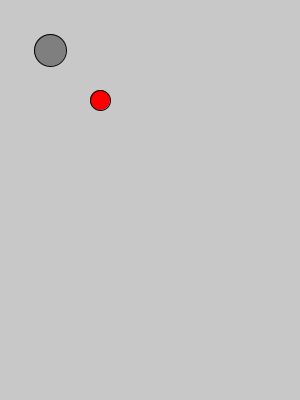
Frame 1 (no input)
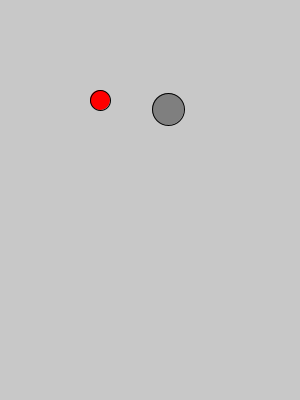
Frame 60 (the mouse pressed at the canvas centre just before this capture)
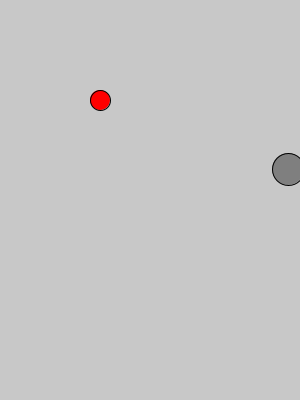
Frame 120 (the mouse held since frame 60 and released just before this capture)

The Processing sketch that drew these frames (run headless with seeded random() and noise(); from frame 60 on, the mouse is pressed at the canvas centre):

// Processing sketch: using_functions
// ── using_functions.pde
/* this is how to write a function
returnType name(args) {

}

"void" returntype does not return anything, they perform a task
*/

float x = 50;
float y = 50;
float xspeed = 2;
float yspeed = 1;


void setup() {
  size(300, 400);
}

void draw() {
  background(200);
  bouncing_ball();
  flower(100, 100);
}

void flower(int x, int y) {
  fill(255, 0, 0);
  ellipse(x, y, 20, 20);
}

void bouncing_ball() {
  /*movement, collisions and drawing on screen*/
  displayBall();
  moveBall();
  ballCollisions();
}

void displayBall() {
  stroke(0);
  fill(127);
  ellipse(x, y, 32, 32);
}

void moveBall() {
  x = x + xspeed;
  y = y + yspeed;
}

void ballCollisions() {
  if (x > width || x < 0) {
    xspeed = xspeed * -1;
  }
  if (y > height || y < 0) {
    yspeed  = yspeed * -1;
  }
}
